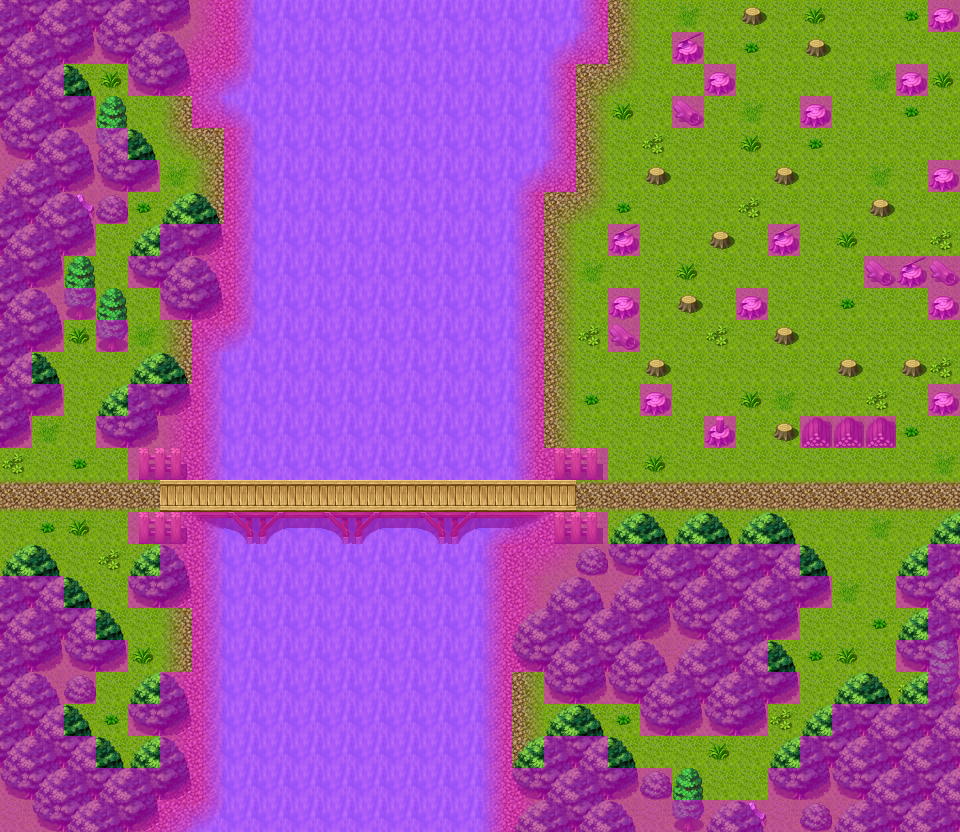

Tiled map render using the project's own tile images. Description and the map definition, with tile-layer contents summarised, below:
An orthogonal 30x26 tile map with 32x32 px tiles, 4 tile layers (Ground, Objects, Above, Walkable), 40 tilesets and 11 objects (6x spawn, 5x mapchange).

<map version="1.0" orientation="orthogonal" width="30" height="26" tilewidth="32" tileheight="32">
 <properties>
  <property name="outdoors" value="1" />
 </properties>
 <tileset firstgid="1" name="map_bed_1" tilewidth="32" tileheight="32">
  <image source="../drawable/map_bed_1.png" width="512" height="256" />
 </tileset>
 <tileset firstgid="129" name="map_border_1" tilewidth="32" tileheight="32">
  <image source="../drawable/map_border_1.png" width="512" height="256" />
 </tileset>
 <tileset firstgid="257" name="map_bridge_1" tilewidth="32" tileheight="32">
  <image source="../drawable/map_bridge_1.png" width="512" height="256" />
 </tileset>
 <tileset firstgid="385" name="map_broken_1" tilewidth="32" tileheight="32">
  <image source="../drawable/map_broken_1.png" width="512" height="256" />
 </tileset>
 <tileset firstgid="513" name="map_cavewall_1" tilewidth="32" tileheight="32">
  <image source="../drawable/map_cavewall_1.png" width="576" height="192" />
 </tileset>
 <tileset firstgid="621" name="map_cavewall_2" tilewidth="32" tileheight="32">
  <image source="../drawable/map_cavewall_2.png" width="576" height="192" />
 </tileset>
 <tileset firstgid="729" name="map_cavewall_3" tilewidth="32" tileheight="32">
  <image source="../drawable/map_cavewall_3.png" width="576" height="192" />
 </tileset>
 <tileset firstgid="837" name="map_chair_table_1" tilewidth="32" tileheight="32">
  <image source="../drawable/map_chair_table_1.png" width="512" height="256" />
 </tileset>
 <tileset firstgid="965" name="map_crate_1" tilewidth="32" tileheight="32">
  <image source="../drawable/map_crate_1.png" width="512" height="256" />
 </tileset>
 <tileset firstgid="1093" name="map_cupboard_1" tilewidth="32" tileheight="32">
  <image source="../drawable/map_cupboard_1.png" width="512" height="256" />
 </tileset>
 <tileset firstgid="1221" name="map_curtain_1" tilewidth="32" tileheight="32">
  <image source="../drawable/map_curtain_1.png" width="512" height="256" />
 </tileset>
 <tileset firstgid="1349" name="map_entrance_1" tilewidth="32" tileheight="32">
  <image source="../drawable/map_entrance_1.png" width="512" height="256" />
 </tileset>
 <tileset firstgid="1477" name="map_fence_1" tilewidth="32" tileheight="32">
  <image source="../drawable/map_fence_1.png" width="512" height="256" />
 </tileset>
 <tileset firstgid="1605" name="map_fence_2" tilewidth="32" tileheight="32">
  <image source="../drawable/map_fence_2.png" width="512" height="256" />
 </tileset>
 <tileset firstgid="1733" name="map_ground_1" tilewidth="32" tileheight="32">
  <image source="../drawable/map_ground_1.png" width="512" height="256" />
 </tileset>
 <tileset firstgid="1861" name="map_ground_2" tilewidth="32" tileheight="32">
  <image source="../drawable/map_ground_2.png" width="512" height="256" />
 </tileset>
 <tileset firstgid="1989" name="map_ground_3" tilewidth="32" tileheight="32">
  <image source="../drawable/map_ground_3.png" width="512" height="256" />
 </tileset>
 <tileset firstgid="2117" name="map_ground_4" tilewidth="32" tileheight="32">
  <image source="../drawable/map_ground_4.png" width="512" height="256" />
 </tileset>
 <tileset firstgid="2245" name="map_ground_5" tilewidth="32" tileheight="32">
  <image source="../drawable/map_ground_5.png" width="512" height="256" />
 </tileset>
 <tileset firstgid="2373" name="map_ground_6" tilewidth="32" tileheight="32">
  <image source="../drawable/map_ground_6.png" width="512" height="256" />
 </tileset>
 <tileset firstgid="2501" name="map_ground_7" tilewidth="32" tileheight="32">
  <image source="../drawable/map_ground_7.png" width="512" height="256" />
 </tileset>
 <tileset firstgid="2629" name="map_ground_8" tilewidth="32" tileheight="32">
  <image source="../drawable/map_ground_8.png" width="512" height="256" />
 </tileset>
 <tileset firstgid="2757" name="map_indoor_1" tilewidth="32" tileheight="32">
  <image source="../drawable/map_indoor_1.png" width="512" height="256" />
 </tileset>
 <tileset firstgid="2885" name="map_kitchen_1" tilewidth="32" tileheight="32">
  <image source="../drawable/map_kitchen_1.png" width="512" height="256" />
 </tileset>
 <tileset firstgid="3013" name="map_outdoor_1" tilewidth="32" tileheight="32">
  <image source="../drawable/map_outdoor_1.png" width="512" height="256" />
 </tileset>
 <tileset firstgid="3141" name="map_pillar_1" tilewidth="32" tileheight="32">
  <image source="../drawable/map_pillar_1.png" width="512" height="256" />
 </tileset>
 <tileset firstgid="3269" name="map_plant_1" tilewidth="32" tileheight="32">
  <image source="../drawable/map_plant_1.png" width="512" height="256" />
 </tileset>
 <tileset firstgid="3397" name="map_rock_1" tilewidth="32" tileheight="32">
  <image source="../drawable/map_rock_1.png" width="512" height="256" />
 </tileset>
 <tileset firstgid="3525" name="map_roof_1" tilewidth="32" tileheight="32">
  <image source="../drawable/map_roof_1.png" width="512" height="256" />
 </tileset>
 <tileset firstgid="3653" name="map_roof_2" tilewidth="32" tileheight="32">
  <image source="../drawable/map_roof_2.png" width="512" height="256" />
 </tileset>
 <tileset firstgid="3781" name="map_shop_1" tilewidth="32" tileheight="32">
  <image source="../drawable/map_shop_1.png" width="512" height="256" />
 </tileset>
 <tileset firstgid="3909" name="map_sign_ladder_1" tilewidth="32" tileheight="32">
  <image source="../drawable/map_sign_ladder_1.png" width="512" height="256" />
 </tileset>
 <tileset firstgid="4037" name="map_table_1" tilewidth="32" tileheight="32">
  <image source="../drawable/map_table_1.png" width="512" height="256" />
 </tileset>
 <tileset firstgid="4165" name="map_trail_1" tilewidth="32" tileheight="32">
  <image source="../drawable/map_trail_1.png" width="512" height="256" />
 </tileset>
 <tileset firstgid="4293" name="map_tree_1" tilewidth="32" tileheight="32">
  <image source="../drawable/map_tree_1.png" width="512" height="256" />
 </tileset>
 <tileset firstgid="4421" name="map_wall_1" tilewidth="32" tileheight="32">
  <image source="../drawable/map_wall_1.png" width="512" height="256" />
 </tileset>
 <tileset firstgid="4549" name="map_wall_2" tilewidth="32" tileheight="32">
  <image source="../drawable/map_wall_2.png" width="480" height="256" />
 </tileset>
 <tileset firstgid="4669" name="map_wall_3" tilewidth="32" tileheight="32">
  <image source="../drawable/map_wall_3.png" width="480" height="256" />
 </tileset>
 <tileset firstgid="4789" name="map_window_1" tilewidth="32" tileheight="32">
  <image source="../drawable/map_window_1.png" width="512" height="256" />
 </tileset>
 <tileset firstgid="4917" name="map_window_2" tilewidth="32" tileheight="32">
  <image source="../drawable/map_window_2.png" width="512" height="256" />
 </tileset>
 <layer name="Ground" width="30" height="26">
  <data>[780 cells, 780 non-empty, 5 distinct tile ids]</data>
 </layer>
 <layer name="Objects" width="30" height="26">
  <data>[780 cells, 279 non-empty, 29 distinct tile ids]</data>
 </layer>
 <layer name="Above" width="30" height="26">
  <data>[780 cells, 90 non-empty, 12 distinct tile ids]</data>
 </layer>
 <layer name="Walkable" width="30" height="26">
  <data>[780 cells, 484 non-empty, 1 distinct tile ids]</data>
 </layer>
 <objectgroup name="Mapevents" visible="0">
  <object name="north1" type="mapchange" x="928" y="32" width="32" height="128">
   <properties>
    <property name="map" value="roadtocarntower1" />
    <property name="place" value="left1" />
   </properties>
  </object>
  </objectgroup>
 <objectgroup name="Spawn uniques" visible="0">
  <!-- 5 objects omitted --></objectgroup>
 <objectgroup name="Spawn monsters" visible="0">
  <!-- 1 objects omitted --></objectgroup>
 <objectgroup name="Keys" visible="0" />
</map>
<!-- 10 of 11 objects omitted -->
